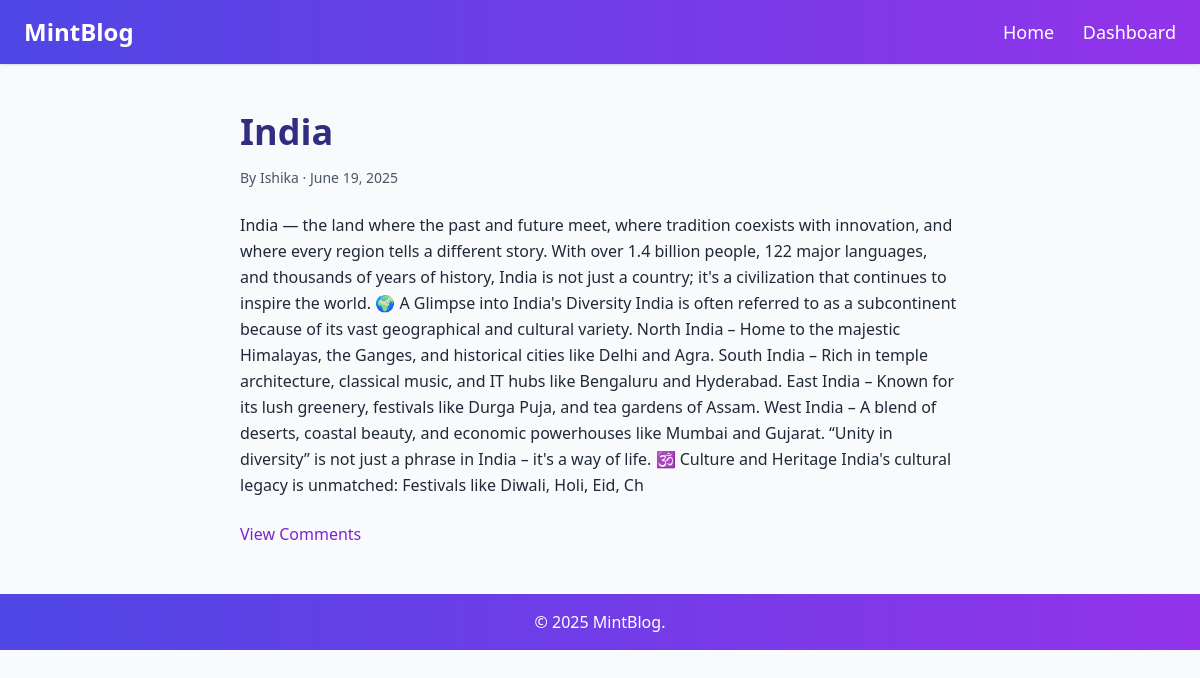
The app's page /blog_detail/1, older data.
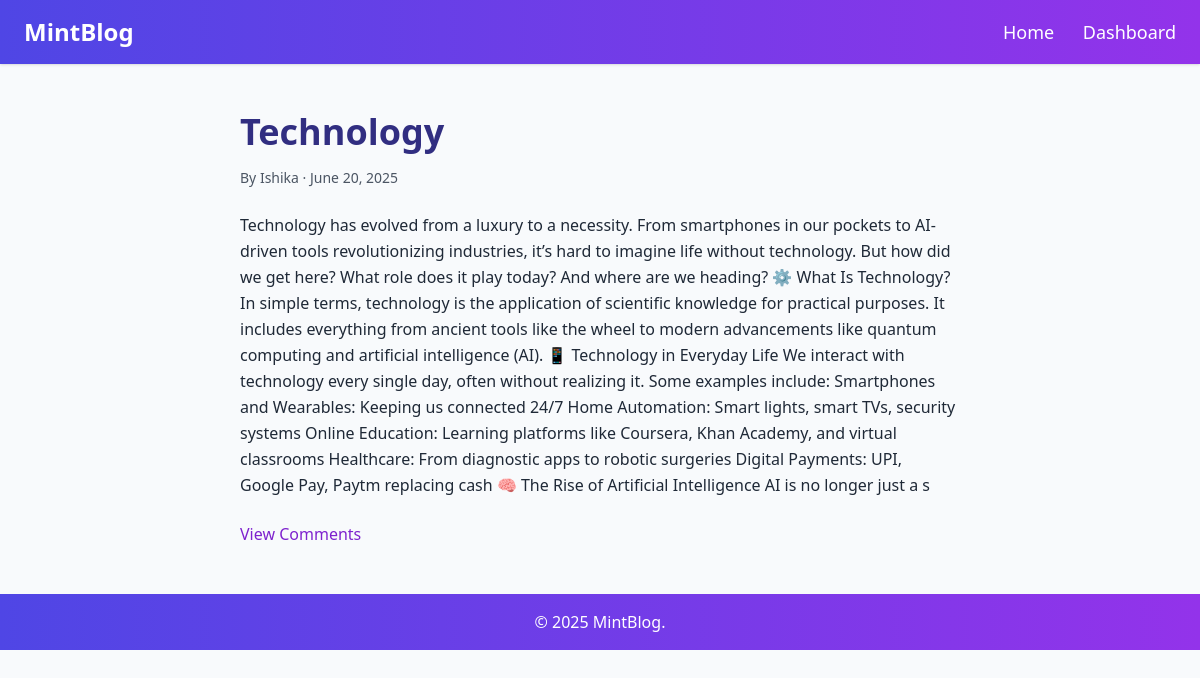
The same page, newer data.
### blog_app/models.py (models this page shows, shortened)
class Blog(models.Model):
    CATEGORIES = [
        ('Technology', 'Technology'),
        ('Lifestyle', 'Lifestyle'),
        ('Education', 'Education'),
        ('Health & Wellness', 'Health & Wellness'),
        ('Business & Finance', 'Business & Finance'),
        ('Travel & Culture', 'Travel & Culture'),
        ('Entertainment', 'Entertainment'),
        ('Personal Growth', 'Personal Growth'),
    ]
    title = models.CharField(max_length=100)
    content=models.TextField()
    created_on=models.DateField(auto_now_add=True)
    category=models.CharField(max_length=100)
    author = models.ForeignKey(User, on_delete=models.CASCADE)

### blog_app/views.py (the view)
# urls.py: path('blog_detail/<int:pk>', views.blog_detail , name='blog_detail'),
def blog_detail(request, pk):
    blog = get_object_or_404(Blog, pk=pk)
    return render(request, 'blogapp/blog_detail.html', {'blog':blog})

### blog_app/templates/blogapp/blog_detail.html (shortened to what this page needs)
<!DOCTYPE html>
<html lang="en">
<head>
  <script src="https://cdn.tailwindcss.com"></script>
</head>
<body class="bg-slate-50 text-gray-800 font-sans">
  <header class="bg-gradient-to-r from-indigo-600 to-purple-600 text-white p-4 shadow">
    <div class="max-w-6xl mx-auto flex justify-between items-center">
      <h1 class="text-2xl font-bold">MintBlog</h1>
      <nav class="space-x-6 text-lg">
        <a href="{% url 'home' %}" class="hover:underline">Home</a>
        <a href="{% url 'dashboard' %}" class="hover:underline">Dashboard</a>
      </nav>
    </div>
  </header>
  <section class="max-w-3xl mx-auto py-12 px-6">
    <h2 class="text-4xl font-bold text-indigo-900 mb-4">{{blog.title}}</h2>
    <p class="text-sm text-gray-600 mb-6"> By {{blog.author.username}} · {{blog.created_on}}</p>
    <p class="mb-6 leading-relaxed">{{blog.content}}</p>
    <a href="{% url 'comments' %}?blog_id={{ blog.id }}" class="text-purple-700 hover:underline">View Comments</a>
  </section>
  <footer class="bg-gradient-to-r from-indigo-600 to-purple-600 text-white text-center p-4">
    © 2025 MintBlog.
  </footer>
</body>
</html>

Row changes from the older to the newer data that the page shows:
changed Blog "Ishika": title "India" → "Technology"; created_on "June 19, 2025" → "June 20, 2025"; content "India — the land where the past and future meet, where tradition coexists with innovation, and where every region tells a different story. With over 1.4 billion people, 122 major languages, and thousands of years of history, India is not just a country; it's a civilization that continues to inspire the world. 🌍 A Glimpse into India's Diversity India is often referred to as a subcontinent because of its vast geographical and cultural variety. North India – Home to the majestic Himalayas, the Ganges, and historical cities like Delhi and Agra. South India – Rich in temple architecture, classical music, and IT hubs like Bengaluru and Hyderabad. East India – Known for its lush greenery,…" → "Technology has evolved from a luxury to a necessity. From smartphones in our pockets to AI-driven tools revolutionizing industries, it’s hard to imagine life without technology. But how did we get here? What role does it play today? And where are we heading? ⚙️ What Is Technology? In simple terms, technology is the application of scientific knowledge for practical purposes. It includes everything from ancient tools like the wheel to modern advancements like quantum computing and artificial intelligence (AI). 📱 Technology in Everyday Life We interact with technology every single day, often without realizing it. Some examples include: Smartphones and Wearables: Keeping us connected 24/7 Home…"
